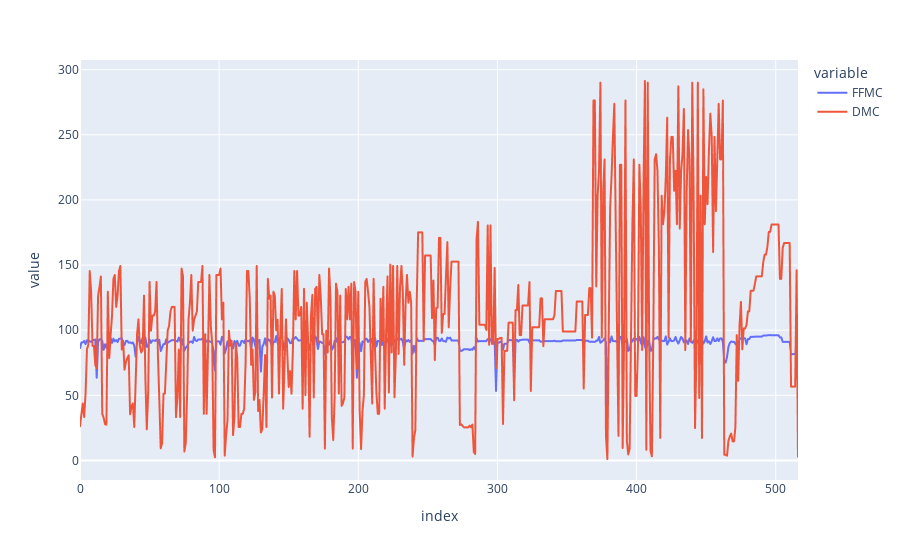

The cell this chart's notebook holds for it:
### Code cell
# fancy plot for FFMC and DMC
import plotly.express as px 
df_long=pd.melt(fires,id_vars=['index'], value_vars=['FFMC', 'DMC']) 
fig = px.line(df_long, x='index', y='value', color='variable')
fig.show()

### Figure 1 — Plotly figure (JSON) as saved in the notebook; plotly's stock layout.template omitted (floating-point values rounded to 4 significant figures; data arrays with more than 128 entries replaced by an {"elided": "..."} marker saying what was removed)
{"data": [{"hovertemplate": "variable=FFMC<br>index=%{x}<br>value=%{y}<extra></extra>", "legendgroup": "FFMC", "line": {"color": "#636efa", "dash": "solid"}, "marker": {"symbol": "circle"}, "mode": "lines", "name": "FFMC", "showlegend": true, "type": "scattergl", "x": {"elided": "517 int values"}, "xaxis": "x", "y": {"elided": "517 float values"}, "yaxis": "y"}, {"hovertemplate": "variable=DMC<br>index=%{x}<br>value=%{y}<extra></extra>", "legendgroup": "DMC", "line": {"color": "#EF553B", "dash": "solid"}, "marker": {"symbol": "circle"}, "mode": "lines", "name": "DMC", "showlegend": true, "type": "scattergl", "x": {"elided": "517 int values"}, "xaxis": "x", "y": {"elided": "517 float values"}, "yaxis": "y"}], "layout": {"legend": {"title": {"text": "variable"}, "tracegroupgap": 0}, "margin": {"t": 60}, "xaxis": {"anchor": "y", "domain": [0, 1], "title": {"text": "index"}}, "yaxis": {"anchor": "x", "domain": [0, 1], "title": {"text": "value"}}}}
